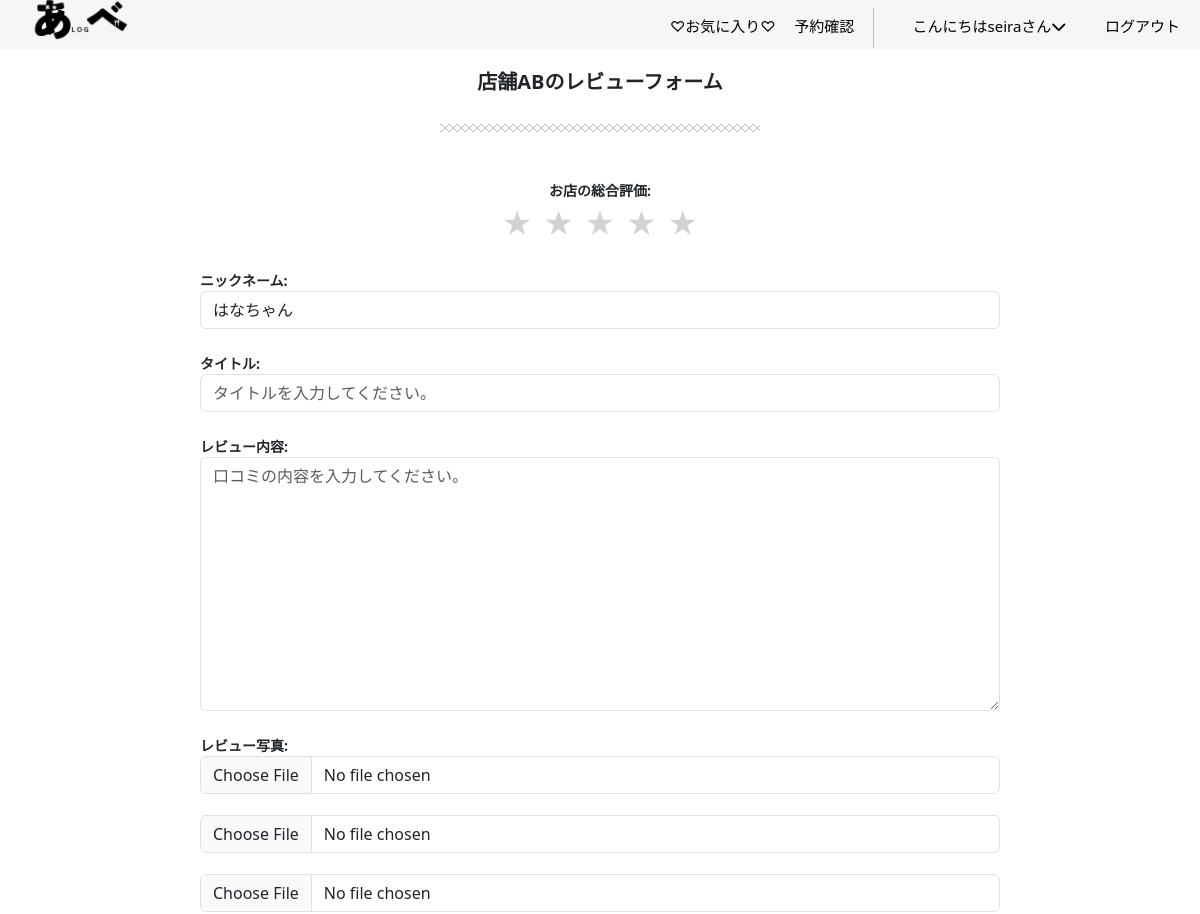
Page /review/14/ (signed in, upper part) on the earlier database version.
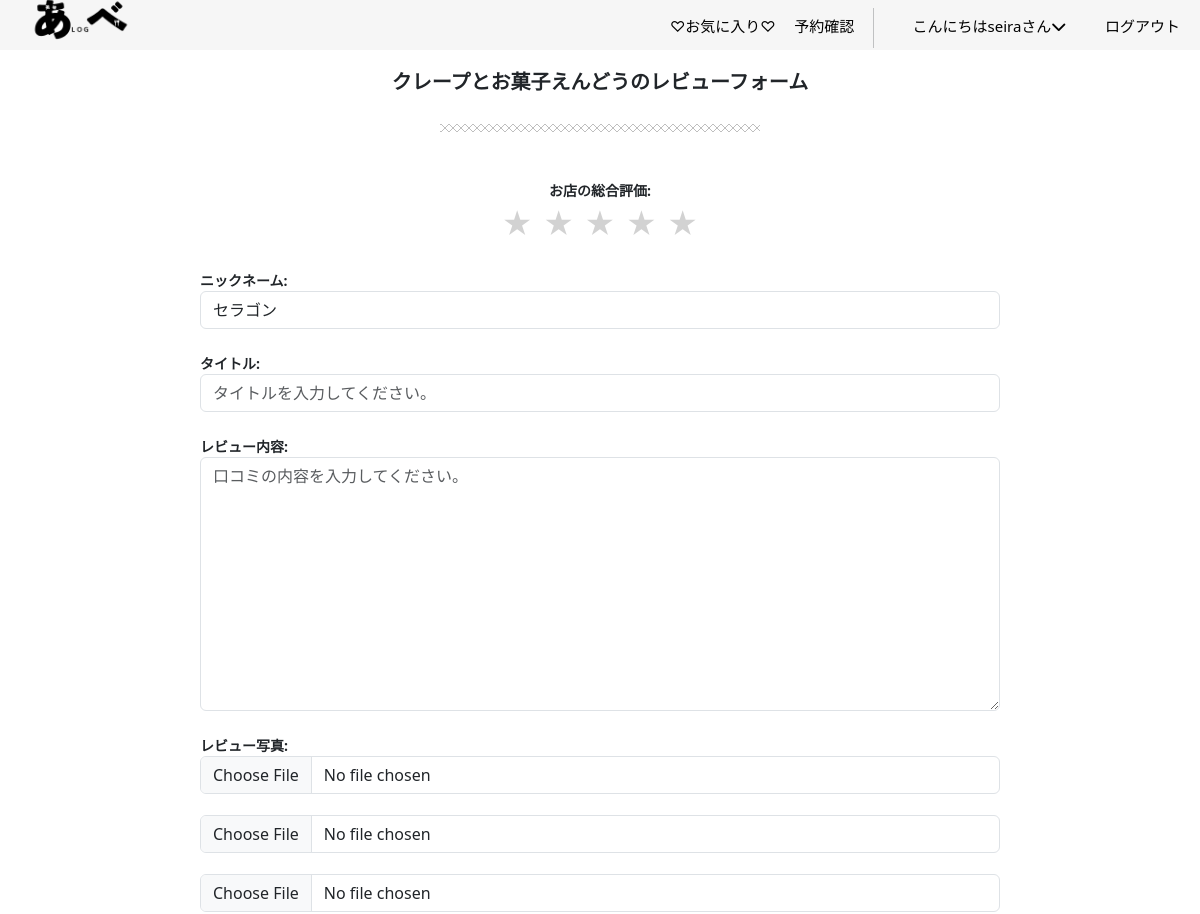
Same page on the later database version.
### gourmet/models.py (models this page shows)
class StoreInfo(models.Model):
    user = models.ForeignKey(CustomUser, verbose_name='ユーザー',on_delete=models.PROTECT)
    store_name = models.CharField(verbose_name='店舗名',max_length=40)
    category = models.ForeignKey(Category,verbose_name='ジャンル',on_delete=models.CASCADE)
    store_detail = models.TextField(verbose_name='店舗詳細',blank=True, null=True)
    store_address = models.TextField(verbose_name='店舗住所',blank=True,null=True)
    photo1 = models.ImageField(verbose_name='写真1',blank=True,default='noImage.png')
    photo2 = models.ImageField(verbose_name='写真2',blank=True,default='noImage.png')
    photo3 = models.ImageField(verbose_name='写真3',blank=True,default='noImage.png')
    create_at = models.DateTimeField(verbose_name='作成日時',auto_now_add=True)
    updated_at = models.DateTimeField(verbose_name='更新日時',auto_now=True)
    class Meta:
        verbose_name_plural = 'StoreInfo'
    def __str__(self):
        return self.store_name

### accounts/models.py (models this page shows)
class CustomUser(AbstractUser):
    email =models.EmailField(verbose_name='メールアドレス', unique=True, blank=False, null=False, default='') #unique:そのフィールドに保存される値がデータベース内で一意である必要がある(重複を許さない)
    full_name = models.CharField(verbose_name='名前', max_length=30, blank=False, null=False, default='')
    furigana = models.CharField(validators=[katakana_regex], verbose_name='フリガナ*スペースなし', max_length=30, blank=False, null=False, default='')
    handle = models.CharField(verbose_name='ニックネーム',max_length=50,default='',blank=False, null=False)
    postal_code = models.CharField(validators=[postal_code_regex], max_length=7, verbose_name='郵便番号*ハイフンなし', blank=False, null=False, default='')
    address = models.CharField(verbose_name='住所',max_length=50,blank=False, null=False, default='')
    phone_number = models.CharField(verbose_name='電話番号（例: 090-1234-5678）', max_length=20, validators=[phone_number_regex],blank=False, null=False, default='')
    class Meta:
        verbose_name_plural = 'CustomUser'

### gourmet/views.py (the view)
# urls.py: path('review/<int:store_id>/',views.submit_review,name='review_form'),
@login_required
def submit_review(request,store_id):
    store = get_object_or_404(StoreInfo, pk=store_id) #get_object_or_404(モデル, *フィルター条件)
    reviews = Review.objects.filter(store_name=store)
    if not request.user.handle:
        messages.error(request, 'レビューを投稿するには、ニックネームを登録してください。')
        return redirect('gourmet:profile')
    initial_data = {
        'handle': request.user.handle
    }
    if request.method == 'POST':
        form = ReviewForm(request.POST,request.FILES) #request.FILESがないと画像保存できない。
        if form.is_valid():
            review = form.save(commit=False) #フォームを一時保存
            review.store_name = store #外部キーであるstore_nameの値を取得
            review.user = request.user # 現在のログインユーザー(外部キー)sを設定
            review.save() #フォームを保存してモデルをDBに反映
            messages.success(request,'レビューのご協力ありがとうございました。')
            return redirect('gourmet:detail',pk=store.id )
    else:
        form = ReviewForm(initial=initial_data) #フォームの初期化
    return render(request, 'review_form.html',{'form':form,'store': store})

### gourmet/context_processors.py (called while the page is built)
def member_status(request):
    if request.user.is_authenticated:
        from gourmet.models import Member
        is_member = Member.objects.filter(user=request.user).exists()
        return {'is_member': is_member}
    return {'is_member': False}

### gourmet/templates/review_form.html (shortened to what this page needs)
{% extends 'base.html' %}
{% load static %}
{% block contents %}
<div class="a_detail">
    <div class="store-h1">
        <h1>{{ store }}のレビューフォーム</h1>
    </div>
    <hr class="hr1 mb-5">
    <form method="post" enctype="multipart/form-data">
        <div class="star_row">
            <div class="stars">
                <p class="mt-4 mb-0 fw-bold">お店の総合評価:</p>
                <span>
                    <input id="star5" type="radio" name="score" value="5" class="star-rating"><label for="star5">★</label>
                    <input id="star4" type="radio" name="score" value="4" class="star-rating"><label for="star4">★</label>
                    <input id="star3" type="radio" name="score" value="3" class="star-rating"><label for="star3">★</label>
                    <input id="star2" type="radio" name="score" value="2" class="star-rating"><label for="star2">★</label>
                    <input id="star1" type="radio" name="score" value="1" class="star-rating"><label for="star1">★</label>
                </span>
            </div>
        </div>
        <p class="mt-4 mb-0 text-start fw-bold">ニックネーム:</p>
        {{ form.handle }}
        <p class="mt-4 mb-0 text-start fw-bold">タイトル:</p>
        {{ form.title }}
        <p class="mt-4 mb-0 text-start fw-bold">レビュー内容:</p>
        {{ form.content }}
        <p class="mt-4 mb-0 text-start fw-bold">レビュー写真:</p>
        {{form.review_photo1}}
        <br>
        {{form.review_photo2}}
        <br>
        {{form.review_photo3}}
    </form>
</div>
{% endblock %}

### gourmet/templates/base.html (shortened to what this page needs)
{% load static %}
<!DOCTYPE html>
<html lang="ja">
<head>
    <link rel="stylesheet" type="text/css" href="{% static 'css/mystyle.css' %}">
    <link href="https://cdn.jsdelivr.net/npm/bootstrap@5.3.0-alpha3/dist/css/bootstrap.min.css" rel="stylesheet">
    <link rel="stylesheet" type="text/css" href="https://unpkg.com/swiper@8/swiper.min.css">
    <link href="https://cdn.jsdelivr.net/npm/bootstrap-icons/font/bootstrap-icons.css" rel="stylesheet">
    <link rel="stylesheet" href="https://cdn.jsdelivr.net/npm/destyle.css@3.0.2/destyle.min.css">
</head>
<body>
    <div>
        <header class="header">
            <div class="header__inner">
              <h1 class="header__title header-title">
                <a href="{% url 'gourmet:top'%}">
                  <img src="{% static 'images/abelog_logo.png' %}" alt="ロゴ画像">
                </a>
              </h1>
              <nav class="header__nav nav" id="js-nav">
                <ul class="nav__items nav-items">
                  {% if user.is_authenticated %}
                    <li class="nav-items__item nav-active {% block active-effe %}{% endblock %}"><a href="{% url 'gourmet:like_list'%}">♡お気に入り♡</a></li>
                    <li class="nav-items__item nav-active {% block active-effe2 %}{% endblock %}"><a href="{%url 'gourmet:reserve_list'%}">予約確認</a></li>
                    <li class="nav-items__item" id="menu__item">
                      <a href="{% url 'gourmet:profile' %}" class="menu__link nav-active {% block active-effe3 %}{% endblock %}">こんにちは{{ user.username }}さん<i class="fa-solid fa-chevron-down"></i></a>
                    </li>
                    <li class="nav-items__item"><a href="{% url 'account_logout'%}">ログアウト</a></li>
                  {% endif %}
                  </ul>
              </nav>
            </div>
      </header>
        <main>
          <div class="main">
            {% block contents %}{% endblock %}
          </div>
        </main>
      </div>
</body>
</html>

Differences in the rows shown:
changed CustomUser "seira": handle "はなちゃん" → "セラゴン"
changed StoreInfo: store_name "店舗AB" → "クレープとお菓子えんどう"
